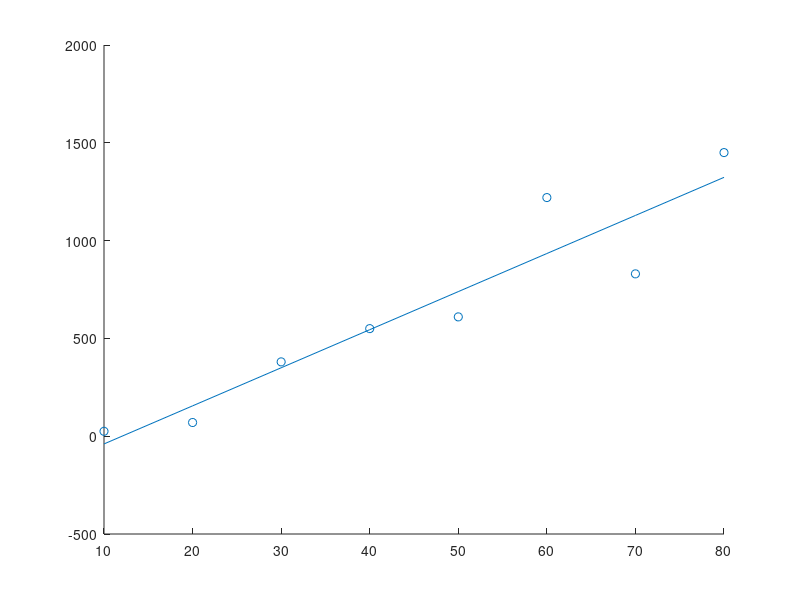

This figure's MATLAB source:
clc; close all; clear all
x= 10:10:80;
y= [25 70 380 550 610 1220  830 1450];
scatter (x,y);
p= polyfit(x,y,1);
a0=p(1); a1=p(2);
yy=a1+a0*x
hold on 
plot(x,yy)